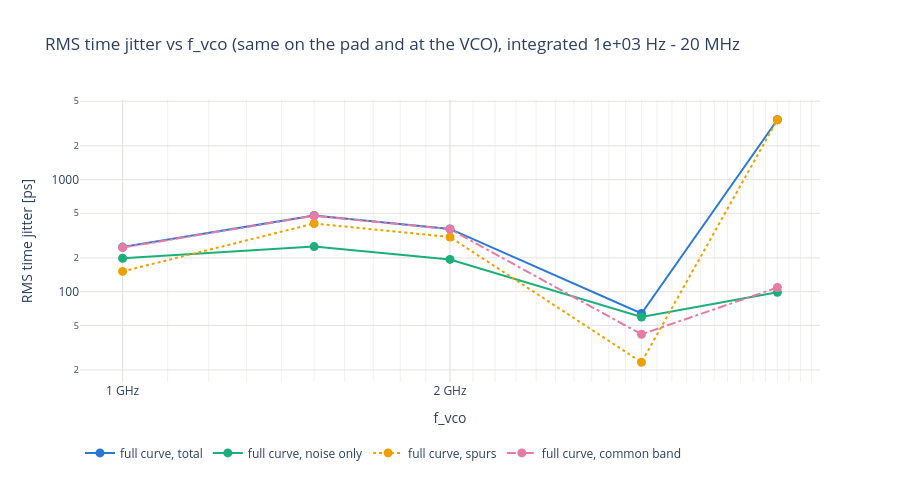

Notebook cell for this chart:
### Code cell
# RMS jitter vs f_vco: full curve (total, noise only, spurs).
fig = go.Figure()
for col, name, color, dash in (("time_jitter_trace_ps", "full curve, total", PALETTE[0], "solid"),
                               ("time_jitter_noise_ps", "full curve, noise only", PALETTE[2], "solid"),
                               ("time_jitter_spur_ps", "full curve, spurs", PALETTE[3], "dot"),
                               ("time_jitter_trace_common_ps", "full curve, common band", PALETTE[4], "dashdot")):
    fig.add_scatter(x=ok["f_vco"] / 1e6, y=ok[col], mode="lines+markers", name=name,
                    line=dict(color=color, width=2, dash=dash), marker=dict(size=9), customdata=HOVER_DATA,
                    hovertemplate=f"{name}: %{{y:.1f}} ps at %{{x:g}} MHz<br>{HOVER_SETTING}<extra></extra>")
fig.update_layout(title=f"RMS time jitter vs f_vco (same on the pad and at the VCO), integrated {band[0]:.3g} Hz - {band[1] / 1e6:.3g} MHz",
                  template="plotly_white", height=480, legend=dict(orientation="h", y=-0.2))
fig.update_xaxes(title="f_vco", gridcolor=GRID, **FREQ_AXIS)
fig.update_yaxes(title="RMS time jitter [ps]", type="log", gridcolor=GRID)
save(fig, "jitter_vs_f")

### Figure 1 — Plotly figure (JSON) as saved in the notebook; plotly's stock layout.template omitted (floating-point values rounded to 4 significant figures)
{"data": [{"customdata": [[6.0, 8.0, 10.0, 1996.0, 1.49, 7.812], [0.0, 11.0, 15.0, 1939.0, 0.2307, 11.72], [0.0, 9.0, 0.0, 1938.0, 1.43, 15.62], [0.0, 8.0, 12.0, 15020.0, 0.6037, 23.44], [0.0, 8.0, 0.0, 28040.0, -9.216, 31.25]], "hovertemplate": "full curve, total: %{y:.1f} ps at %{x:g} MHz<br>ref %{customdata[5]:.4g} MHz, c%{customdata[0]:.0f} min %{customdata[1]:.0f} max %{customdata[2]:.0f}, |Kvco| %{customdata[3]:.0f} MHz/V, carrier %{customdata[4]:.1f} dBm<extra></extra>", "line": {"color": "#2a78d6", "dash": "solid", "width": 2}, "marker": {"size": 9}, "mode": "lines+markers", "name": "full curve, total", "type": "scatter", "x": [1000.0, 1500.0, 2000.0, 3000.0, 4000.0], "y": [249.7, 477.7, 363.1, 63.86, 3422.0]}, {"customdata": [[6.0, 8.0, 10.0, 1996.0, 1.49, 7.812], [0.0, 11.0, 15.0, 1939.0, 0.2307, 11.72], [0.0, 9.0, 0.0, 1938.0, 1.43, 15.62], [0.0, 8.0, 12.0, 15020.0, 0.6037, 23.44], [0.0, 8.0, 0.0, 28040.0, -9.216, 31.25]], "hovertemplate": "full curve, noise only: %{y:.1f} ps at %{x:g} MHz<br>ref %{customdata[5]:.4g} MHz, c%{customdata[0]:.0f} min %{customdata[1]:.0f} max %{customdata[2]:.0f}, |Kvco| %{customdata[3]:.0f} MHz/V, carrier %{customdata[4]:.1f} dBm<extra></extra>", "line": {"color": "#1baf7a", "dash": "solid", "width": 2}, "marker": {"size": 9}, "mode": "lines+markers", "name": "full curve, noise only", "type": "scatter", "x": [1000.0, 1500.0, 2000.0, 3000.0, 4000.0], "y": [198.4, 252.4, 193.8, 59.41, 98.58]}, {"customdata": [[6.0, 8.0, 10.0, 1996.0, 1.49, 7.812], [0.0, 11.0, 15.0, 1939.0, 0.2307, 11.72], [0.0, 9.0, 0.0, 1938.0, 1.43, 15.62], [0.0, 8.0, 12.0, 15020.0, 0.6037, 23.44], [0.0, 8.0, 0.0, 28040.0, -9.216, 31.25]], "hovertemplate": "full curve, spurs: %{y:.1f} ps at %{x:g} MHz<br>ref %{customdata[5]:.4g} MHz, c%{customdata[0]:.0f} min %{customdata[1]:.0f} max %{customdata[2]:.0f}, |Kvco| %{customdata[3]:.0f} MHz/V, carrier %{customdata[4]:.1f} dBm<extra></extra>", "line": {"color": "#eda100", "dash": "dot", "width": 2}, "marker": {"size": 9}, "mode": "lines+markers", "name": "full curve, spurs", "type": "scatter", "x": [1000.0, 1500.0, 2000.0, 3000.0, 4000.0], "y": [151.6, 405.6, 307.1, 23.42, 3420.0]}, {"customdata": [[6.0, 8.0, 10.0, 1996.0, 1.49, 7.812], [0.0, 11.0, 15.0, 1939.0, 0.2307, 11.72], [0.0, 9.0, 0.0, 1938.0, 1.43, 15.62], [0.0, 8.0, 12.0, 15020.0, 0.6037, 23.44], [0.0, 8.0, 0.0, 28040.0, -9.216, 31.25]], "hovertemplate": "full curve, common band: %{y:.1f} ps at %{x:g} MHz<br>ref %{customdata[5]:.4g} MHz, c%{customdata[0]:.0f} min %{customdata[1]:.0f} max %{customdata[2]:.0f}, |Kvco| %{customdata[3]:.0f} MHz/V, carrier %{customdata[4]:.1f} dBm<extra></extra>", "line": {"color": "#e87ba4", "dash": "dashdot", "width": 2}, "marker": {"size": 9}, "mode": "lines+markers", "name": "full curve, common band", "type": "scatter", "x": [1000.0, 1500.0, 2000.0, 3000.0, 4000.0], "y": [247.3, 475.6, 360.9, 41.61, 108.8]}], "layout": {"height": 480, "legend": {"orientation": "h", "y": -0.2}, "title": {"text": "RMS time jitter vs f_vco (same on the pad and at the VCO), integrated 1e+03 Hz - 20 MHz"}, "xaxis": {"gridcolor": "#e4e3df", "minor": {"gridcolor": "#f1f0ed", "showgrid": true}, "ticktext": ["100 MHz", "200 MHz", "500 MHz", "1 GHz", "2 GHz", "5 GHz", "10 GHz"], "tickvals": [100, 200, 500, 1000, 2000, 5000, 10000], "title": {"text": "f_vco"}, "type": "log"}, "yaxis": {"gridcolor": "#e4e3df", "title": {"text": "RMS time jitter [ps]"}, "type": "log"}}}
